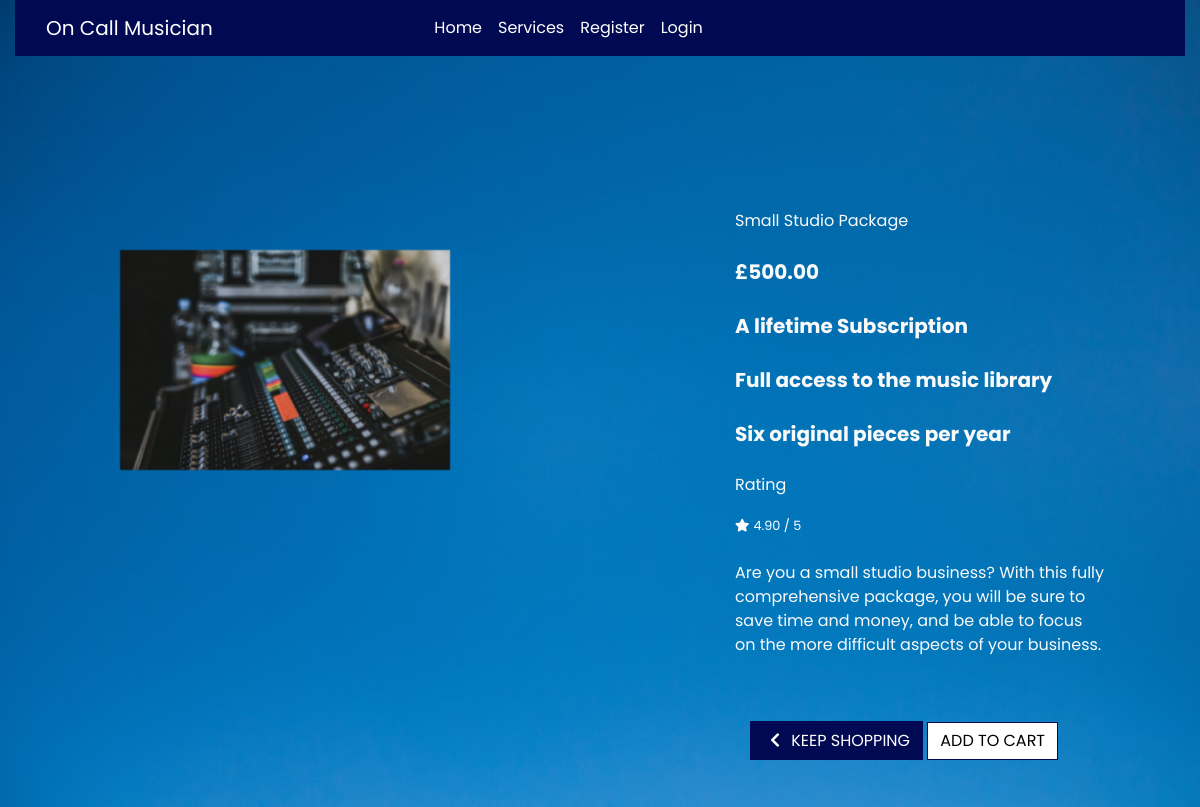
Page /services/2/ on the committed database.
### services/models.py (models this page shows, shortened)
class Service(models.Model):
    name = models.CharField(max_length=254)
    description = models.TextField(max_length=400)
    price = models.DecimalField(max_digits=6, decimal_places=2)
    subscription = models.CharField(max_length=254, default='Subscription')
    access = models.CharField(max_length=254, default='Access')
    original_music = models.CharField(max_length=254, default='Original Music')
    rating = models.DecimalField(max_digits=6, decimal_places=2, null=True,
                                 blank=True)
    image_url = models.URLField(max_length=1024, null=True, blank=True)
    image = models.ImageField(null=True, blank=True)

### services/views.py (the view)
# urls.py: path('<int:service_id>/', views.service_detail, name='service_detail'),
def service_detail(request, service_id):
    service = get_object_or_404(Service, pk=service_id)
    context = {
        'service': service,
    }
    return render(request, 'services/service_detail.html', context)

### cart/contexts.py (called while the page is built, shortened)
def cart_contents(request):
    cart_items = []
    total = 0
    service_count = 0
    discount = 0
    cart = request.session.get('cart', {})
    if total < settings.TEN_PERCENT_DISCOUNT:
        discount = total * Decimal(settings.SINGLE_PRODUCT_COUNT)
        discount_delta = settings.TEN_PERCENT_DISCOUNT - total
    else:
        discount = 0
        discount_delta = 0
    grand_total = discount + total
    context = {
        'cart_items': cart_items,
        'total': total,
        'service_count': service_count,
        'discount': discount,
        'discount_delta': discount_delta,
        'ten_percent_discount': settings.TEN_PERCENT_DISCOUNT,
        'grand_total': grand_total,
    }
    return context

### services/templates/services/service_detail.html (shortened to what this page needs)
{% extends "base.html" %}
{% load static %}
{% block content %}
<div class="overlay"></div>
<div class="container-fluid image-container">
    <div class="col-12 col-md-6 col-lg-4 offset-lg-2">
        <div class=" my-5 ">
            {% if service.image %}
            <a href="{{ service.image.url }}" target="_blank">
                <img class="detail-img col-sm-12" src="{{ service.image.url }}" alt="{{ service.name }}">
            </a>
            {% else %}
            <a href="">
                <img class="detail-img" src="{{ MEDIA_URL }}noimage.png" alt="{{ service.name }}">
            </a>
            {% endif %}
        </div>
    </div>
</div>
<div class="service-details-container col-12 col-md-6 col-lg-4 col-sm-12">
    <div class=" mb-5 mt-md-5">
        <p class="mb-0">{{ service.name }}</p><br>
        <p class="lead mb-0 text-left font-weight-bold">£{{ service.price }}</p><br>
        <p class="lead mb-0 text-left font-weight-bold">A lifetime {{ service.subscription }}</p><br>
        <p class="lead mb-0 text-left font-weight-bold">{{ service.access }}</p><br>
        <p class="lead mb-0 text-left font-weight-bold">{{ service.original_music }}</p><br>
        {% if service.rating %}
        <p>Rating</p>
        <small class="text-white"><i class="fas fa-star mr-1"></i>{{ service.rating }} / 5</small><br>
        {% else %}
        <small class="text-white">No Rating</small>
        {% endif %}<br>
        <p class="mb-0">{{ service.description }}</p>
        <div class="col-12">
            <form class="form" action="{% url 'add_to_cart' service.id %}" method="POST">
                <div class="form-row">
                    <div class="col-12">
                    </div>
                    <div class="col-12">
                        <a href="{% url 'services' %}" class="btn btn-blue rounded-0 mt-5">
                            <span class="icon">
                                <i class="fas fa-chevron-left"></i>
                            </span>
                            <span class="text-uppercase">Keep Shopping</span>
                        </a>
                        <input type="submit" class="btn btn-outline-blue rounded-0 text-uppercase mt-5"
                            value="Add to Cart">
                    </div>
                </div>
            </form>
        </div>
    </div>
</div>
    {% endblock %}

### static/css/base.css (style rules this page uses)
html { height: 100%; }
body { background: url('/media/hannah-troupe-wL_w5t_OKtI-unsplash.jpg') no-repeat center center fixed; background-size: cover; color: rgb(250, 250, 250); font-family: 'Poppins', sans-serif; }
.overlay { height: 100%; width: 100%; top: 0; left: 0; position: fixed; background-image: url(/media/overlay.png); background-size: cover; z-index: -1; }
.icon { align-items: center; display: inline-flex; justify-content: center; height: 1.5rem; width: 1.5rem; }
.btn-blue { background: rgb(1, 9, 82); color: white; }
.btn-outline-blue { background: white; color: black !important; border: 1px solid rgb(1, 9, 82); }
.image-container { position: absolute; right: 10%; top: 30%; }
.detail-img { min-width: 100%; max-width: 500px; }
.service-details-container { position: absolute; left: 60%; top: 1%; }
.text-white { color: rgb(255, 255, 255) !important; }
@media (min-width: 992px) { .image-container { position: absolute; top: 25%; } }
@media (min-width: 992px) { .service-details-container { position: absolute; top: 20%; } }

### rows in the picture
Service: image (picture), name "Small Studio Package", price "500.00", subscription "Subscription", access "Full access to the music library", original_music "Six original pieces per year", rating "4.90", description "Are you a small studio business? With this fully comprehensive package, you will be sure to save time and money, and be able to focus on the more difficult aspects of your business."
